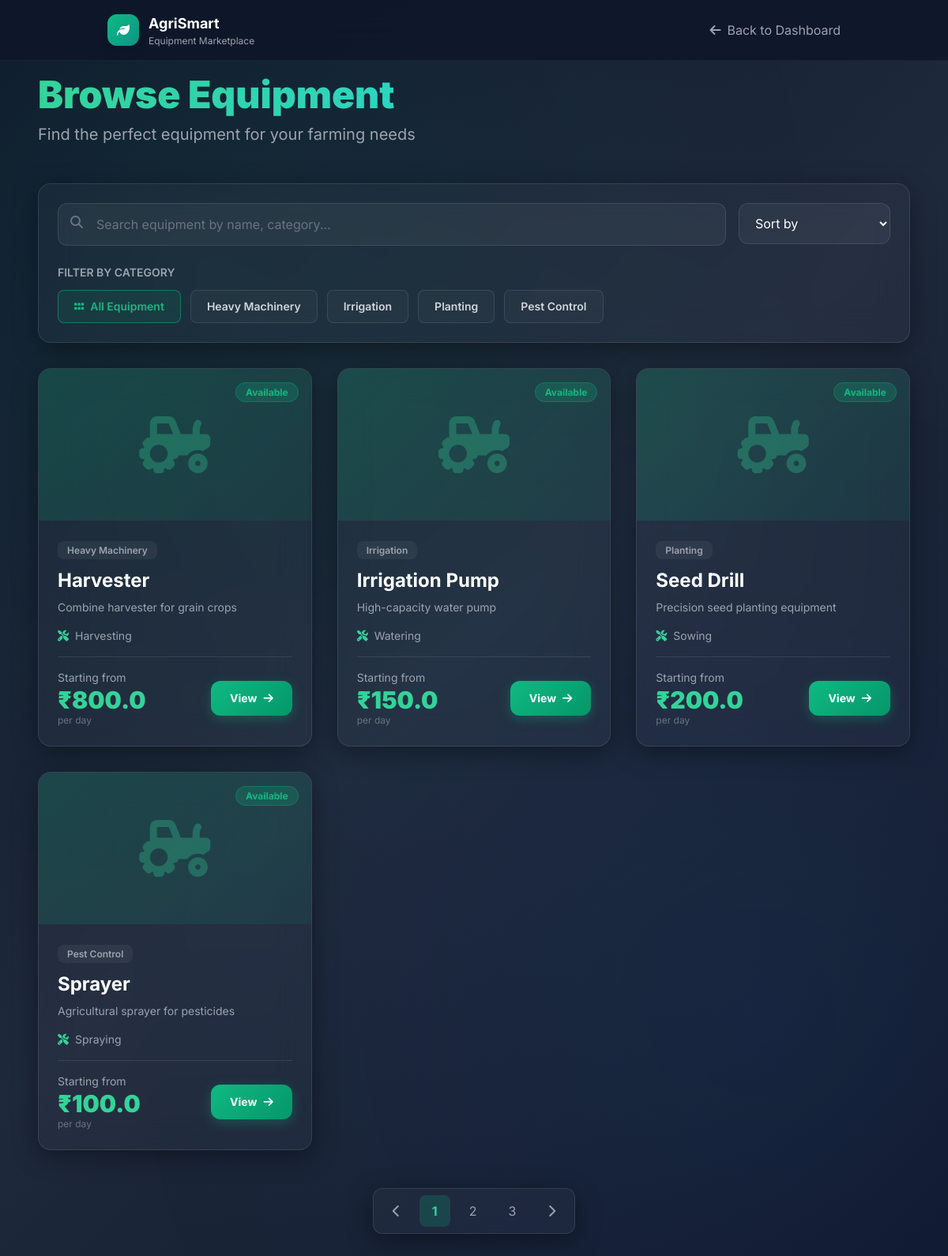
Screenshot of /equipment (signed in) with the database file from the repository.
### app.py (models this page shows)
class Equipment(db.Model):
    id = db.Column(db.Integer, primary_key=True)
    name = db.Column(db.String(100), nullable=False)
    category = db.Column(db.String(50), nullable=False)
    description = db.Column(db.Text)
    price_per_day = db.Column(db.Float, nullable=False)
    availability = db.Column(db.Boolean, default=True)
    usage_type = db.Column(db.String(50))
    fuel_fixation = db.Column(db.Float, default=0.0)  # Fixed fuel cost per rental
    fuel_unit = db.Column(db.String(50), default='per_rental')  # per_rental or per_day
    created_at = db.Column(db.DateTime, default=datetime.utcnow)
    rentals = db.relationship('Rental', backref='equipment', lazy=True)

### app.py (the view)
@app.route('/equipment')
@login_required
def equipment_list():
    category = request.args.get('category', '')
    if category:
        equipment = Equipment.query.filter_by(category=category, availability=True).all()
    else:
        equipment = Equipment.query.filter_by(availability=True).all()
    categories = db.session.query(Equipment.category).distinct().all()
    return render_template('equipment_list.html', equipment=equipment, categories=categories)

### app.py (called while the page is built)
@login_manager.user_loader
def load_user(user_id):
    return User.query.get(int(user_id))

### templates/equipment_list.html (shortened to what this page needs)
<!DOCTYPE html>
<html lang="en">
<head>
    <script src="https://cdn.tailwindcss.com"></script>
    <link rel="stylesheet" href="https://cdnjs.cloudflare.com/ajax/libs/font-awesome/6.4.0/css/all.min.css">
</head>
<body class="min-h-screen text-white">
    <nav class="nav-glass fixed w-full z-50">
        <div class="container mx-auto px-6 lg:px-12 py-4">
            <div class="flex justify-between items-center">
                <a href="{{ url_for('farmer_dashboard') }}" class="flex items-center space-x-3">
                    <div class="w-10 h-10 rounded-xl bg-gradient-to-br from-emerald-500 to-teal-600 flex items-center justify-center shadow-lg">
                        <i class="fas fa-leaf text-white"></i>
                    </div>
                    <div>
                        <h1 class="text-lg font-bold text-white">AgriSmart</h1>
                        <p class="text-xs text-gray-400">Equipment Marketplace</p>
                    </div>
                </a>
                <div class="flex items-center space-x-4">
                    <a href="{{ url_for('farmer_dashboard') }}" class="text-gray-400 hover:text-emerald-400 transition-colors flex items-center space-x-2">
                        <i class="fas fa-arrow-left"></i>
                        <span class="hidden md:inline">Back to Dashboard</span>
                    </a>
                </div>
            </div>
        </div>
    </nav>
    <main class="pt-24 px-6 lg:px-12 pb-12 relative z-10">
        <div class="container mx-auto max-w-7xl">
            <div class="mb-12 fade-in-up">
                <h1 class="text-5xl font-black text-white mb-3">
                    <span class="bg-gradient-to-r from-emerald-400 to-teal-400 bg-clip-text text-transparent">Browse Equipment</span>
                </h1>
                <p class="text-xl text-gray-400">Find the perfect equipment for your farming needs</p>
            </div>
            <div class="glass-morphism rounded-2xl p-6 mb-8 fade-in-up">
                <div class="flex flex-col lg:flex-row gap-4">
                    <div class="flex-1">
                        <div class="relative">
                            <i class="fas fa-search absolute left-4 top-4 text-gray-500"></i>
                            <input
                                type="text"
                                placeholder="Search equipment by name, category..."
                                class="w-full pl-12 pr-4 py-3.5 bg-white bg-opacity-5 border border-white border-opacity-10 rounded-xl text-white placeholder-gray-500 focus:outline-none focus:border-emerald-500 focus:bg-opacity-10 transition-all"
                            >
                        </div>
                    </div>
                    <div class="lg:w-48">
                        <select class="w-full px-4 py-3.5 bg-white bg-opacity-5 border border-white border-opacity-10 rounded-xl text-white focus:outline-none focus:border-emerald-500 transition-all">
                            <option value="">Sort by</option>
                        </select>
                    </div>
                </div>
                <div class="mt-6">
                    <h3 class="text-sm font-semibold text-gray-400 mb-3">FILTER BY CATEGORY</h3>
                    <div class="flex flex-wrap gap-3">
                        <a href="{{ url_for('equipment_list') }}" class="category-btn {% if not request.args.get('category') %}active{% endif %} px-5 py-2.5 rounded-lg font-semibold text-sm transition-all">
                            <i class="fas fa-grip-horizontal mr-2"></i>All Equipment
                        </a>
                        {% for category in categories %}
                        <a href="{{ url_for('equipment_list', category=category[0]) }}" class="category-btn  px-5 py-2.5 rounded-lg font-semibold text-sm text-gray-300 transition-all">
                            {{ category[0] }}
                        </a>
                        {% endfor %}
                    </div>
                </div>
            </div>
            {% if equipment %}
            <div class="grid md:grid-cols-2 lg:grid-cols-3 gap-8">
                {% for item in equipment %}
                <div class="glass-morphism glass-hover rounded-2xl overflow-hidden fade-in-up" style="animation-delay: {{ loop.index0 * 0.1 }}s;">
                    <div class="equipment-icon h-48 flex items-center justify-center relative overflow-hidden">
                        <i class="fas fa-tractor text-7xl text-emerald-400 opacity-30"></i>
                        <div class="absolute top-4 right-4">
                            <span class="equipment-badge px-3 py-1 rounded-full text-xs font-bold">
                                Available
                            </span>
                        </div>
                    </div>
                    <div class="p-6">
                        <div class="mb-3">
                            <span class="px-3 py-1 rounded-lg bg-white bg-opacity-5 text-xs font-semibold text-gray-400">
                                {{ item.category }}
                            </span>
                        </div>
                        <h3 class="text-2xl font-bold text-white mb-2">{{ item.name }}</h3>
                        <p class="text-gray-400 text-sm mb-4 line-clamp-2">{{ item.description }}</p>
                        <div class="mb-4 flex items-center space-x-2 text-sm text-gray-400">
                            <i class="fas fa-tools text-emerald-400"></i>
                            <span>{{ item.usage_type }}</span>
                        </div>
                        <div class="flex items-center justify-between pt-4 border-t border-white border-opacity-10">
                            <div>
                                <p class="text-sm text-gray-400">Starting from</p>
                                <p class="text-3xl font-black text-emerald-400">₹{{ item.price_per_day }}</p>
                                <p class="text-xs text-gray-500">per day</p>
                            </div>
                            <a href="{{ url_for('equipment_detail', id=item.id) }}" class="primary-btn px-6 py-3 rounded-xl font-bold text-sm flex items-center space-x-2">
                                <span>View</span>
                                <i class="fas fa-arrow-right"></i>
                            </a>
                        </div>
                    </div>
                </div>
                {% endfor %}
            </div>
            {% endif %}
            {% if equipment|length > 0 %}
            <div class="mt-12 flex justify-center">
                <div class="glass-morphism rounded-xl p-2 flex items-center space-x-2">
                    <button class="px-4 py-2 rounded-lg text-gray-400 hover:text-white hover:bg-white hover:bg-opacity-5 transition-all">
                        <i class="fas fa-chevron-left"></i>
                    </button>
                    <button class="px-4 py-2 rounded-lg bg-emerald-500 bg-opacity-20 text-emerald-400 font-bold">1</button>
                    <button class="px-4 py-2 rounded-lg text-gray-400 hover:text-white hover:bg-white hover:bg-opacity-5 transition-all">2</button>
                    <button class="px-4 py-2 rounded-lg text-gray-400 hover:text-white hover:bg-white hover:bg-opacity-5 transition-all">3</button>
                    <button class="px-4 py-2 rounded-lg text-gray-400 hover:text-white hover:bg-white hover:bg-opacity-5 transition-all">
                        <i class="fas fa-chevron-right"></i>
                    </button>
                </div>
            </div>
            {% endif %}
        </div>
    </main>
</body>
</html>

### templates/equipment_list.html (style rules this page uses)
* { font-family: 'Inter', sans-serif; }
body { background: linear-gradient(135deg, #0f172a 0%, #1e293b 50%, #0f172a 100%); position: relative; }
body::before { content: ''; position: fixed; top: 0; left: 0; right: 0; bottom: 0; background: radial-gradient(circle at 20% 20%, rgba(16, 185, 129, 0.08) 0%, transparent 50%), radial-gradient(circle at 80% 80%, rgba(59, 130, 246, 0.08) 0%, transparent 50%); pointer-events: none; z-index: 0; }
.glass-morphism { background: rgba(255, 255, 255, 0.03); backdrop-filter: blur(20px); border: 1px solid rgba(255, 255, 255, 0.1); box-shadow: 0 8px 32px 0 rgba(0, 0, 0, 0.37); }
.glass-hover { transition: all 0.4s cubic-bezier(0.4, 0, 0.2, 1); }
.nav-glass { background: rgba(15, 23, 42, 0.9); backdrop-filter: blur(20px); border-bottom: 1px solid rgba(255, 255, 255, 0.05); }
.category-btn { background: rgba(255, 255, 255, 0.03); border: 1px solid rgba(255, 255, 255, 0.1); transition: all 0.3s ease; }
.category-btn:hover, .category-btn.active { background: rgba(16, 185, 129, 0.1); border-color: rgba(16, 185, 129, 0.5); color: #10b981; }
.primary-btn { background: linear-gradient(135deg, #10b981 0%, #059669 100%); box-shadow: 0 4px 15px rgba(16, 185, 129, 0.3); transition: all 0.3s ease; }
.equipment-badge { background: rgba(16, 185, 129, 0.2); color: #10b981; border: 1px solid rgba(16, 185, 129, 0.3); }
.equipment-icon { background: linear-gradient(135deg, rgba(16, 185, 129, 0.2) 0%, rgba(5, 150, 105, 0.1) 100%); }
.fade-in-up { animation: fadeInUp 0.6s ease-out forwards; }

### rows the page displays
Equipment: category "Heavy Machinery", name "Harvester", description "Combine harvester for grain crops", usage_type "Harvesting", price_per_day "800.0"
Equipment: category "Irrigation", name "Irrigation Pump", description "High-capacity water pump", usage_type "Watering", price_per_day "150.0"
Equipment: category "Planting", name "Seed Drill", description "Precision seed planting equipment", usage_type "Sowing", price_per_day "200.0"
Equipment: category "Pest Control", name "Sprayer", description "Agricultural sprayer for pesticides", usage_type "Spraying", price_per_day "100.0"

### other values shown
{{ category[0] }} "Heavy Machinery" "Irrigation" "Planting" "Pest Control"
